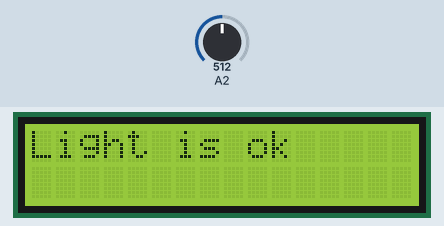
A sketch run on a simulated Arduino Uno, built with avr-gcc and run on an emulated ATmega328P. Parts: 16×2 character LCD. The test bench sets the inputs (shaded band); at power-on: A2 = 512.

Above: at 1.2 s.
1.3 s: A2 set to 527
At 2.2 s:
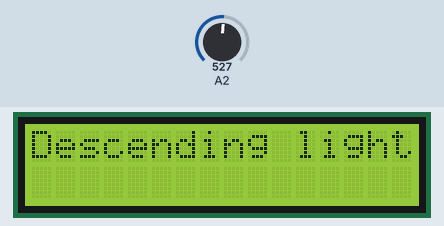
3.0 s: A2 set to 511
At 3.8 s:
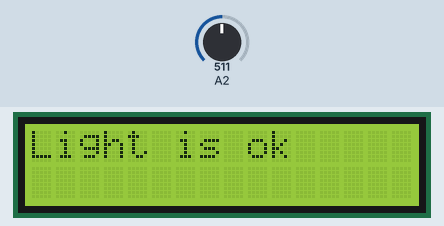
4.5 s: A2 set to 716
At 5.4 s:
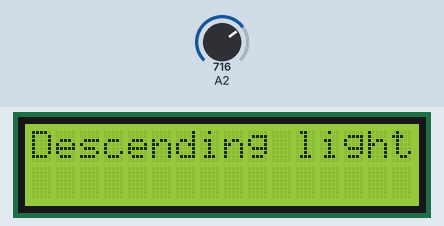
Timing chart, 0 to 7.5 s (numbered marks = the images above; inputs shaded):
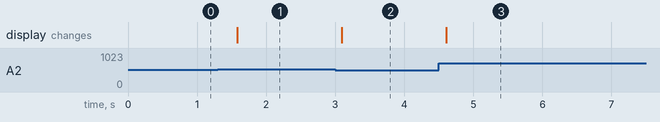

The sketch:

Senzor_svjetla_detekcija_svjetla.ino
```cpp
#include <LiquidCrystal.h>
#define LCD_PIN 9

LiquidCrystal lcd(8, 9, 4, 5, 6, 7);

static int thresholdvalueLight;

void setup()
{
    Serial.begin(9600);
    lcd.begin(16,2);
    pinMode(LCD_PIN, OUTPUT);

    thresholdvalueLight = analogRead(A2);
}

void loop()
{
 int sensorValue = analogRead(A2);
 lcd.setCursor(0,0);
 lcd.clear();
              if(sensorValue>thresholdvalueLight)
              {
                 lcd.print("Descending light");

              }
              if(sensorValue<=thresholdvalueLight)
              {
                 lcd.print("Light is ok");
              }
delay(500);
}
```

Measured:
- the behaviour switches between 512 and 513 on A2 (found by bisection; images 0 and 1)
- after the input at 1.3 s, the display: changes after 0.28 s (image 1)
- after the input at 3.0 s, the display: changes after 0.09 s (image 2)
- after the input at 4.5 s, the display: changes after 0.10 s (image 3)
